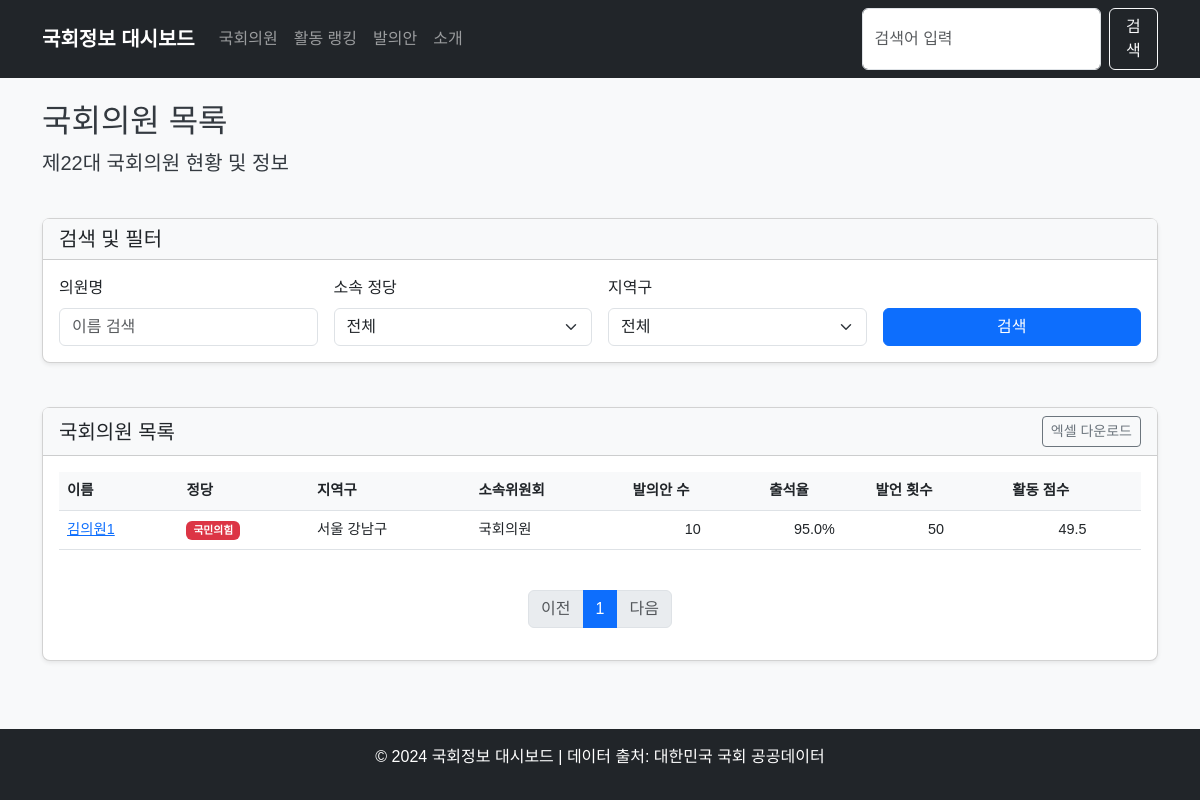
/members?name=&party=&district=&page=6, run on an earlier commit of the app's database.
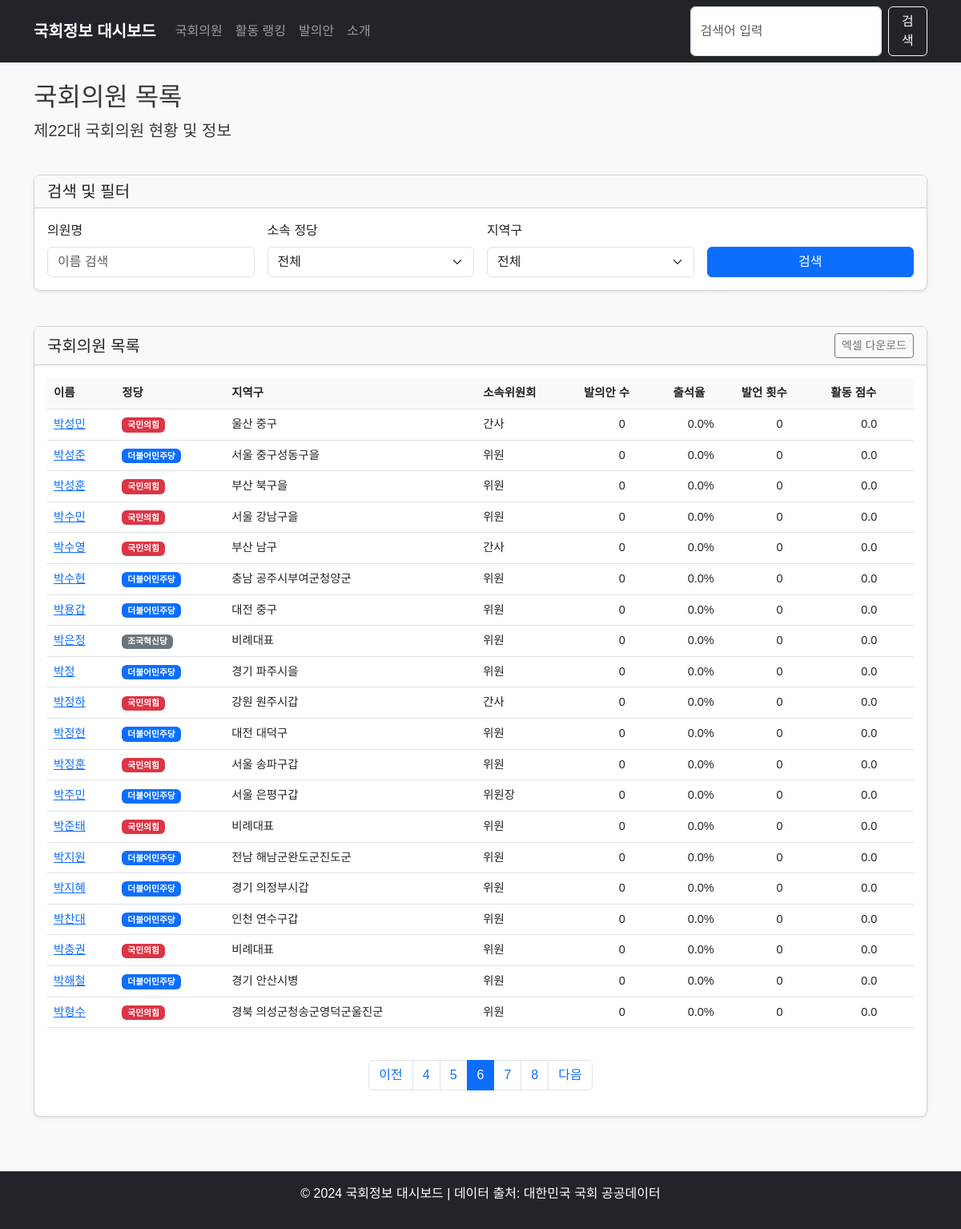
And on a later commit of the database.
### app/models/member.py (models this page shows)
class Member(Base):
    __tablename__ = "members"
    id = Column(Integer, primary_key=True, index=True)
    name = Column(String, index=True)
    hanja_name = Column(String, nullable=True)  # 한자명
    eng_name = Column(String, nullable=True)    # 영문명
    birth_date = Column(Date, nullable=True)    # 생년월일
    birth_gbn = Column(String, nullable=True)   # 음/양력 구분
    position = Column(String, nullable=True)    # 직책명
    party = Column(String, index=True)          # 정당명
    district = Column(String, index=True)       # 선거구
    committee = Column(String, nullable=True)   # 대표 위원회
    committees = Column(Text, nullable=True)    # 소속 위원회 목록 (쉼표로 구분)
    reele_gbn = Column(String, nullable=True)   # 재선 구분
    units = Column(String, nullable=True)       # 당선 수
    tel_no = Column(String, nullable=True)      # 전화번호
    email = Column(String, nullable=True)       # 이메일
    homepage = Column(String, nullable=True)    # 홈페이지
    num_bills = Column(Integer, default=0)       # 발의안 개수
    attendance_rate = Column(Float, default=0.0) # 참석율 (%)
    speech_count = Column(Integer, default=0)    # 발언 횟수
    activity_score = Column(Float, default=0.0)  # 활동 점수 (자체 계산)
    bill_pass_rate = Column(Float, default=0.0)  # 법안 통과율 (%)
    is_active = Column(Boolean, default=True)
    last_updated = Column(Date, nullable=True)

### app/main.py (the view)
@app.get("/members", response_class=HTMLResponse)
async def members_page(
    request: Request,
    db: Session = Depends(get_db),
    name: Optional[str] = None,
    party: Optional[str] = None,
    district: Optional[str] = None,
    page: int = 1,
    limit: int = 20
):
    query = db.query(MemberModel)
    if name:
        query = query.filter(MemberModel.name.contains(name))
    if party:
        query = query.filter(MemberModel.party == party)
    if district:
        query = query.filter(MemberModel.district.contains(district))
    total = query.count()
    total_pages = (total + limit - 1) // limit
    if page < 1:
        page = 1
    elif page > total_pages and total_pages > 0:
        page = total_pages
    offset = (page - 1) * limit
    members = query.offset(offset).limit(limit).all()
    if total_pages <= 5:
        page_range = range(1, total_pages + 1)
    else:
        start_page = max(1, page - 2)
        end_page = min(total_pages, page + 2)
        page_range = range(start_page, end_page + 1)
    return templates.TemplateResponse(
        "members.html",
        {
            "request": request,
            "members": members,
            "total": total,
            "page": page,
            "limit": limit,
            "total_pages": total_pages,
            "page_range": page_range,
            "name": name or "",
            "party": party or "",
            "district": district or ""
        }
    )

### app/templates/members.html (shortened to what the changed rows need)
{% extends "base.html" %}
{% block content %}
<div class="row">
    <div class="col-12 mb-4">
        <h2>국회의원 목록</h2>
    </div>
</div>
<div class="row">
    <div class="col-12">
        <div class="card">
            <div class="card-body">
                <div class="table-responsive">
                    <table class="table table-hover">
                        <thead>
                            <tr>
                                <th scope="col">이름</th>
                                <th scope="col">정당</th>
                                <th scope="col">지역구</th>
                                <th scope="col">소속위원회</th>
                                <th scope="col">발의안 수</th>
                                <th scope="col">출석율</th>
                                <th scope="col">발언 횟수</th>
                                <th scope="col">활동 점수</th>
                            </tr>
                        </thead>
                        <tbody>
                            {% for member in members %}
                            <tr>
                                <td><a href="/members/{{ member.id }}">{{ member.name }}</a></td>
                                <td>
                                    {% if member.party == "국민의힘" %}
                                    <span class="badge bg-danger">{{ member.party }}</span>
                                    {% elif member.party == "더불어민주당" %}
                                    <span class="badge bg-primary">{{ member.party }}</span>
                                    {% elif member.party == "정의당" %}
                                    <span class="badge bg-warning text-dark">{{ member.party }}</span>
                                    {% else %}
                                    <span class="badge bg-secondary">{{ member.party }}</span>
                                    {% endif %}
                                </td>
                                <td>{{ member.district }}</td>
                                <td>{{ member.position }}</td>
                                <td class="text-center">{{ member.num_bills }}</td>
                                <td class="text-center">{{ member.attendance_rate }}%</td>
                                <td class="text-center">{{ member.speech_count }}</td>
                                <td class="text-center">{{ member.activity_score }}</td>
                            </tr>
                            {% else %}
                            <tr>
                                <td colspan="8" class="text-center">검색 결과가 없습니다.</td>
                            </tr>
                            {% endfor %}
                        </tbody>
                    </table>
                </div>
                <nav aria-label="Page navigation">
                    <ul class="pagination justify-content-center mt-4">
                        <li class="page-item {% if page == 1 %}disabled{% endif %}">
                            <a class="page-link" href="?name={{ name }}&party={{ party }}&district={{ district }}&page={{ page - 1 }}" tabindex="-1" {% if page == 1 %}aria-disabled="true"{% endif %}>이전</a>
                        </li>
                        {% for p in page_range %}
                        <li class="page-item {% if p == page %}active{% endif %}">
                            <a class="page-link" href="?name={{ name }}&party={{ party }}&district={{ district }}&page={{ p }}">{{ p }}</a>
                        </li>
                        {% endfor %}
                        <li class="page-item {% if page >= total_pages %}disabled{% endif %}">
                            <a class="page-link" href="?name={{ name }}&party={{ party }}&district={{ district }}&page={{ page + 1 }}" {% if page >= total_pages %}aria-disabled="true"{% endif %}>다음</a>
                        </li>
                    </ul>
                </nav>
            </div>
        </div>
    </div>
</div>
{% endblock %}

What changed in the data, as far as the page shows it:
no longer on this page (row edited): Member: name "김의원1", party "국민의힘", district "서울 강남구", position "국회의원", num_bills "10", attendance_rate "95.0", speech_count "50", activity_score "49.5"
added Member: name "박성민", party "국민의힘", district "울산 중구", position "간사", num_bills "0", attendance_rate "0.0", speech_count "0", activity_score "0.0"
added Member: name "박성준", party "더불어민주당", district "서울 중구성동구을", position "위원", num_bills "0", attendance_rate "0.0", speech_count "0", activity_score "0.0"
added Member: name "박성훈", party "국민의힘", district "부산 북구을", position "위원", num_bills "0", attendance_rate "0.0", speech_count "0", activity_score "0.0"
added Member: name "박수민", party "국민의힘", district "서울 강남구을", position "위원", num_bills "0", attendance_rate "0.0", speech_count "0", activity_score "0.0"
added Member: name "박수영", party "국민의힘", district "부산 남구", position "간사", num_bills "0", attendance_rate "0.0", speech_count "0", activity_score "0.0"
added Member: name "박수현", party "더불어민주당", district "충남 공주시부여군청양군", position "위원", num_bills "0", attendance_rate "0.0", speech_count "0", activity_score "0.0"
added Member: name "박용갑", party "더불어민주당", district "대전 중구", position "위원", num_bills "0", attendance_rate "0.0", speech_count "0", activity_score "0.0"
added Member: name "박은정", party "조국혁신당", district "비례대표", position "위원", num_bills "0", attendance_rate "0.0", speech_count "0", activity_score "0.0"
added Member: name "박정", party "더불어민주당", district "경기 파주시을", position "위원", num_bills "0", attendance_rate "0.0", speech_count "0", activity_score "0.0"
added Member: name "박정하", party "국민의힘", district "강원 원주시갑", position "간사", num_bills "0", attendance_rate "0.0", speech_count "0", activity_score "0.0"
added Member: name "박정현", party "더불어민주당", district "대전 대덕구", position "위원", num_bills "0", attendance_rate "0.0", speech_count "0", activity_score "0.0"
added Member: name "박정훈", party "국민의힘", district "서울 송파구갑", position "위원", num_bills "0", attendance_rate "0.0", speech_count "0", activity_score "0.0"
added Member: name "박주민", party "더불어민주당", district "서울 은평구갑", position "위원장", num_bills "0", attendance_rate "0.0", speech_count "0", activity_score "0.0"
added Member: name "박준태", party "국민의힘", district "비례대표", position "위원", num_bills "0", attendance_rate "0.0", speech_count "0", activity_score "0.0"
added Member: name "박지원", party "더불어민주당", district "전남 해남군완도군진도군", position "위원", num_bills "0", attendance_rate "0.0", speech_count "0", activity_score "0.0"
added Member: name "박지혜", party "더불어민주당", district "경기 의정부시갑", position "위원", num_bills "0", attendance_rate "0.0", speech_count "0", activity_score "0.0"
added Member: name "박찬대", party "더불어민주당", district "인천 연수구갑", position "위원", num_bills "0", attendance_rate "0.0", speech_count "0", activity_score "0.0"
added Member: name "박충권", party "국민의힘", district "비례대표", position "위원", num_bills "0", attendance_rate "0.0", speech_count "0", activity_score "0.0"
added Member: name "박해철", party "더불어민주당", district "경기 안산시병", position "위원", num_bills "0", attendance_rate "0.0", speech_count "0", activity_score "0.0"
added Member: name "박형수", party "국민의힘", district "경북 의성군청송군영덕군울진군", position "위원", num_bills "0", attendance_rate "0.0", speech_count "0", activity_score "0.0"
Also different on the page:
new list line: "4"
new list line: "5"
new list line: "6"
new list line: "7"
new list line: "8"
list line gone: "1"
